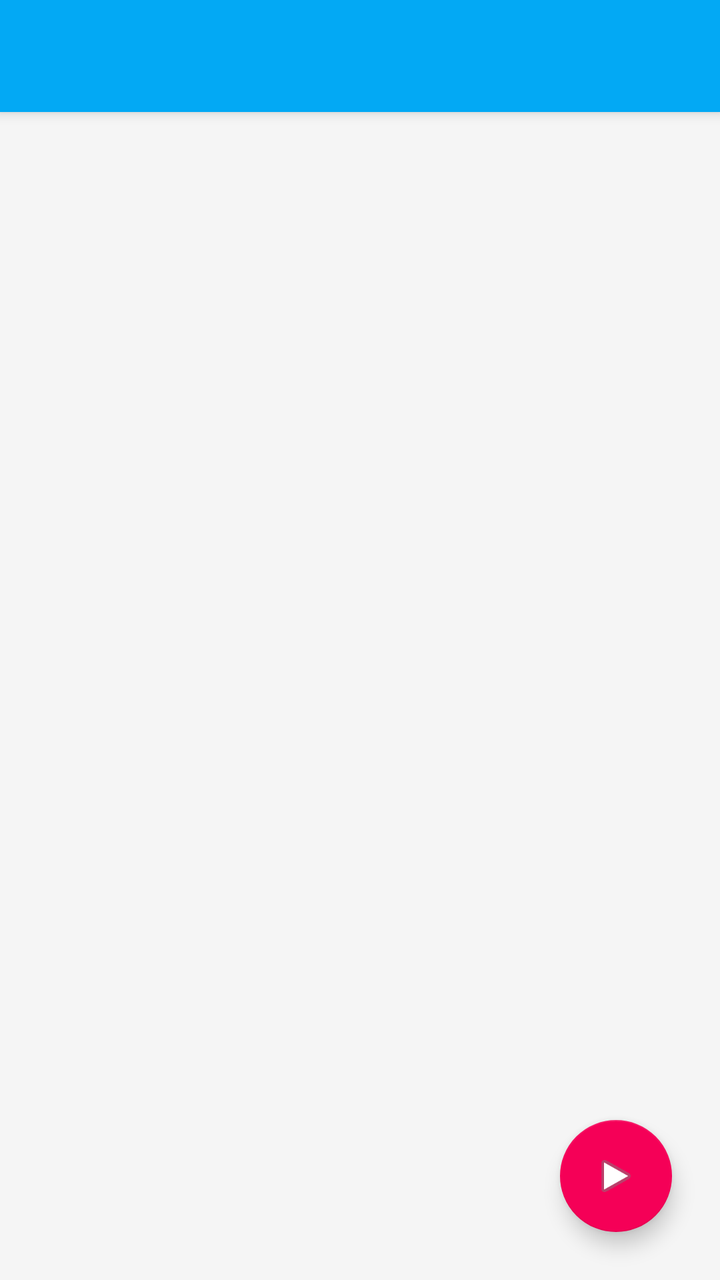
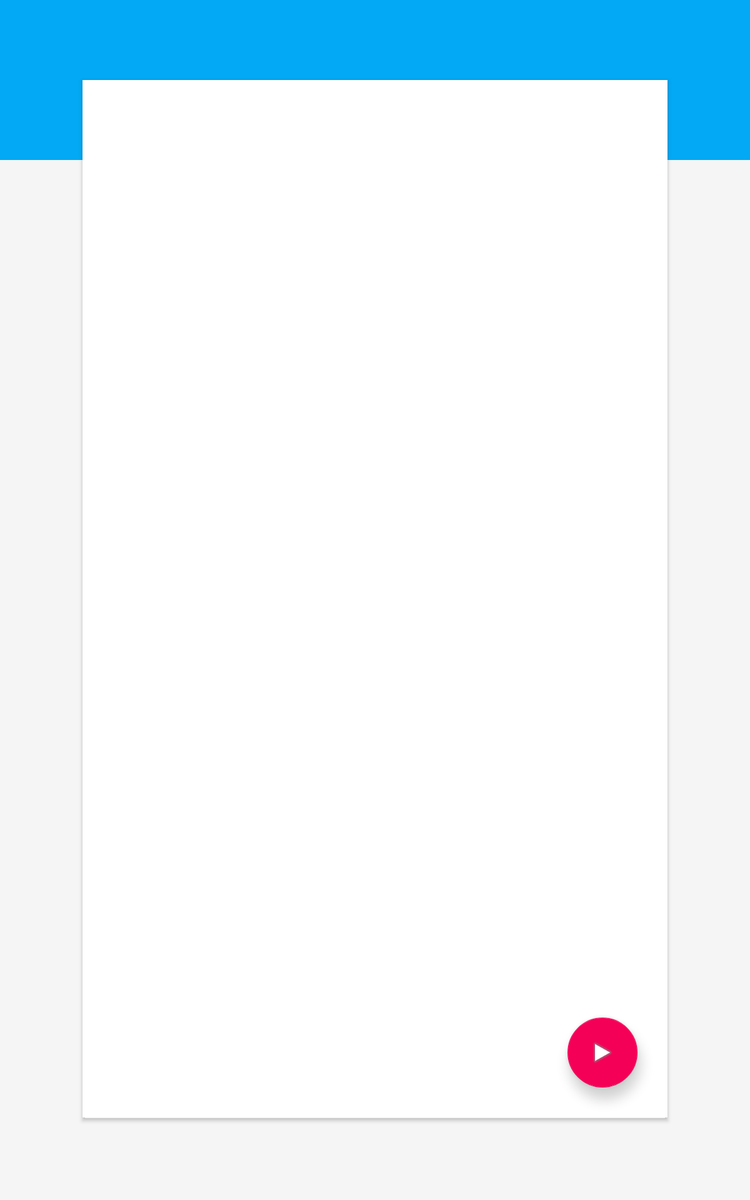

An Android layout and its configuration variant, each rendered on a device that would load it. The default file and the variant file are quoted in full after the pictures.
<!-- AndroidManifest.xml: application theme AppTheme -->
<!-- res/layout/activity_class_students_list.xml -->
<?xml version="1.0" encoding="utf-8"?>
<android.support.v4.widget.DrawerLayout
xmlns:android="http://schemas.android.com/apk/res/android"
xmlns:app="http://schemas.android.com/apk/res-auto"
xmlns:tools="http://schemas.android.com/tools"
android:id="@+id/drawer_layout"
android:layout_width="match_parent"
android:layout_height="match_parent">

<android.support.design.widget.CoordinatorLayout
    android:id="@+id/coordinator_layout"
    android:layout_width="match_parent"
    android:layout_height="match_parent">

    <android.support.design.widget.AppBarLayout
        android:id="@+id/toolbar_container"
        android:layout_width="match_parent"
        android:layout_height="wrap_content">

        <android.support.v7.widget.Toolbar
            android:id="@+id/toolbar"
            android:layout_width="match_parent"
            android:layout_height="?actionBarSize"
            android:theme="@style/ThemeOverlay.AppCompat.Dark.ActionBar"
            app:layout_scrollFlags="scroll|enterAlways" />

    </android.support.design.widget.AppBarLayout>

    <FrameLayout
        android:id="@+id/fragment_container"
        android:layout_width="match_parent"
        android:layout_height="match_parent"
        app:layout_behavior="@string/appbar_scrolling_view_behavior" />

    <android.support.design.widget.FloatingActionButton
        android:id="@+id/share_fab"
        app:fabSize="normal"
        android:layout_width="wrap_content"
        android:layout_height="wrap_content"
        android:layout_gravity="bottom|end"
        android:layout_margin="24dp"
        android:contentDescription="@string/start_call"
        app:elevation="6dp"
        app:pressedTranslationZ="12dp"
        android:src="@android:drawable/ic_media_play"/>

</android.support.design.widget.CoordinatorLayout>

<android.support.design.widget.NavigationView
    android:id="@+id/navigation_view"
    android:layout_width="wrap_content"
    android:layout_height="match_parent"
    android:layout_gravity="start"
    app:menu="@menu/drawer"/>

</android.support.v4.widget.DrawerLayout>
<!-- resources referenced by this layout -->
<resources>
  <string name="start_call">Start call</string>
  <style name="AppTheme" parent="Theme.AppCompat.Light.DarkActionBar">
          
          <item name="windowActionBar">false</item>
          <item name="windowNoTitle">true</item>
  
          <item name="colorPrimary">@color/colorPrimary</item>
          <item name="colorPrimaryDark">@color/colorPrimaryDark</item>
          <item name="colorAccent">@color/colorAccent</item>
  
          <item name="android:statusBarColor" tools:targetApi="21">@color/colorPrimaryDark</item>
          <item name="android:windowDrawsSystemBarBackgrounds" tools:targetApi="21">true</item>
          <item name="android:colorBackground">@color/material_grey_100</item>
  
          <item name="android:alertDialogTheme">@style/AppTheme.AlertDialog</item>
      </style>
  <color name="colorPrimary">#03A9F4</color>
  <color name="colorPrimaryDark">#0288D1</color>
  <color name="colorAccent">#F50057</color>
  <style name="AppTheme.AlertDialog" parent="Theme.AppCompat.Light.Dialog.Alert">
          <item name="colorAccent">@color/colorAccent</item>
      </style>
</resources>
<!-- res/layout-sw600dp/activity_class_students_list.xml (the author's variant of the layout above) -->
<!-- drawn on a 7-inch tablet held upright -->
<?xml version="1.0" encoding="utf-8"?>
<FrameLayout
    xmlns:android="http://schemas.android.com/apk/res/android"
    xmlns:app="http://schemas.android.com/apk/res-auto"
    android:id="@+id/container"
    android:layout_width="match_parent"
    android:layout_height="match_parent">
    <RelativeLayout
        android:layout_width="match_parent"
        android:layout_height="match_parent">

        <android.support.design.widget.AppBarLayout
            android:id="@+id/toolbar_container"
            android:layout_width="match_parent"
            android:layout_height="wrap_content"
            android:layout_alignParentTop="true"
            android:layout_alignParentLeft="true"
            android:layout_alignParentStart="true"
            app:elevation="0dp">

            <android.support.v7.widget.Toolbar
                android:id="@+id/toolbar"
                android:layout_width="match_parent"
                android:layout_height="?actionBarSize"
                android:theme="@style/ThemeOverlay.AppCompat.Dark.ActionBar"/>

        </android.support.design.widget.AppBarLayout>

        <View
            android:layout_width="match_parent"
            android:layout_height="?actionBarSize"
            android:layout_below="@id/toolbar_container"
            android:background="@color/colorPrimary"/>

        <android.support.design.widget.CoordinatorLayout
            android:id="@+id/coordinator_layout"
            android:layout_width="match_parent"
            android:layout_height="match_parent"
            android:layout_below="@id/toolbar_container"
            android:layout_marginLeft="@dimen/single_list_side_padding"
            android:layout_marginRight="@dimen/single_list_side_padding"
            android:layout_marginStart="@dimen/single_list_side_padding"
            android:layout_marginEnd="@dimen/single_list_side_padding"
            android:layout_marginBottom="@dimen/single_list_side_padding"
            android:background="@color/main_background"
            android:elevation="@dimen/cardview_default_elevation">

            <FrameLayout
                android:id="@+id/list_container"
                android:layout_width="match_parent"
                android:layout_height="match_parent"
                app:layout_behavior="@string/appbar_scrolling_view_behavior" />

            <android.support.design.widget.FloatingActionButton
                android:id="@+id/fab"
                app:fabSize="normal"
                android:layout_width="wrap_content"
                android:layout_height="wrap_content"
                android:layout_gravity="bottom|end"
                android:layout_margin="24dp"
                android:contentDescription="@string/start_call"
                app:elevation="6dp"
                app:pressedTranslationZ="12dp"
                app:rippleColor="@color/colorPrimary"
                android:src="@android:drawable/ic_media_play"/>

        </android.support.design.widget.CoordinatorLayout>

    </RelativeLayout>

</FrameLayout>
<!-- resources referenced by the variant -->
<!-- as a 7-inch tablet held upright resolves them -->
<resources>
  <color name="colorPrimary">#03A9F4</color>
  <color name="main_background">#FFFFFFFF</color>
  <!-- from res/values-sw600dp/ -->
  <dimen name="single_list_side_padding">66dp</dimen>
  <string name="start_call">Start call</string>
  <style name="AppTheme" parent="Theme.AppCompat.Light.DarkActionBar">
          
          <item name="windowActionBar">false</item>
          <item name="windowNoTitle">true</item>
  
          <item name="colorPrimary">@color/colorPrimary</item>
          <item name="colorPrimaryDark">@color/colorPrimaryDark</item>
          <item name="colorAccent">@color/colorAccent</item>
  
          <item name="android:statusBarColor" tools:targetApi="21">@color/colorPrimaryDark</item>
          <item name="android:windowDrawsSystemBarBackgrounds" tools:targetApi="21">true</item>
          <item name="android:colorBackground">@color/material_grey_100</item>
  
          <item name="android:alertDialogTheme">@style/AppTheme.AlertDialog</item>
      </style>
  <color name="colorPrimaryDark">#0288D1</color>
  <color name="colorAccent">#F50057</color>
  <style name="AppTheme.AlertDialog" parent="Theme.AppCompat.Light.Dialog.Alert">
          <item name="colorAccent">@color/colorAccent</item>
      </style>
</resources>
